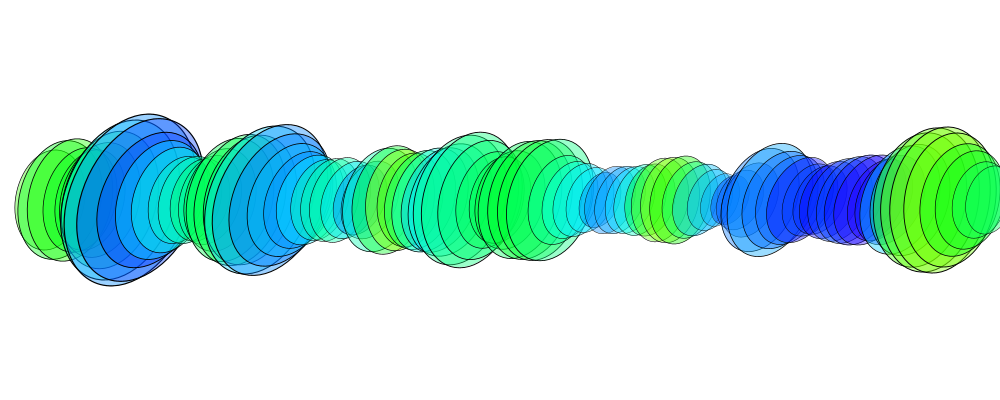
Frame 1 (no input)
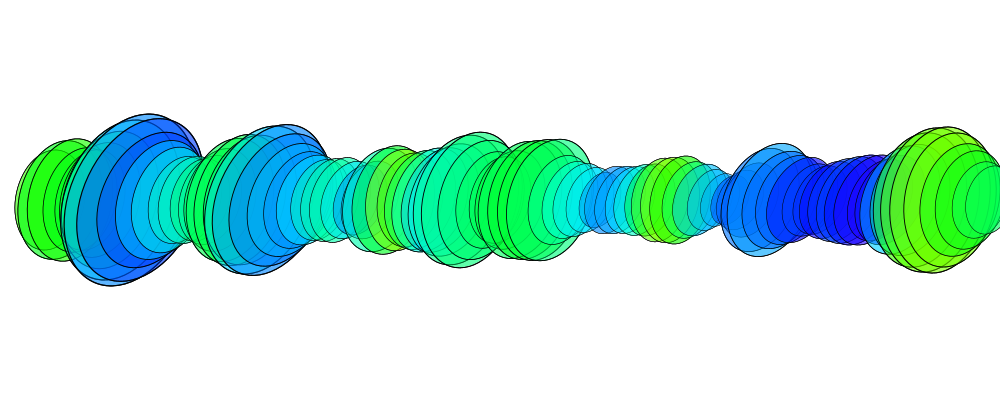
Frame 2 (the mouse pressed at the canvas centre, redrawn once)

The Processing sketch that drew these frames (run headless with seeded random() and noise(); the mouse was pressed at the canvas centre and the sketch redrawn once):

// Processing sketch: EmulatingNoise
// ── EmulatingNoise.pde
void setup()
{
  size(1000,400); //do not change
  background (255,255,255);
  noLoop();
}

void draw()
{
    
  colorMode(HSB);
  for (int x = 50; x <1000; x = x + 10) //do not change
  {
    fill(270*noise(x*0.015+5000),255,255,100);
    pushMatrix();
    translate(x,200);
    rotate(0.75*noise(x*0.015+5000));
    scale (0.2+1.3*noise(x*0.015));
    ellipse(0,0,100,150); //do not change
    popMatrix();
  }

}
// to get numbers in range a--> b
// x = a + (b-a)*noise(...)
